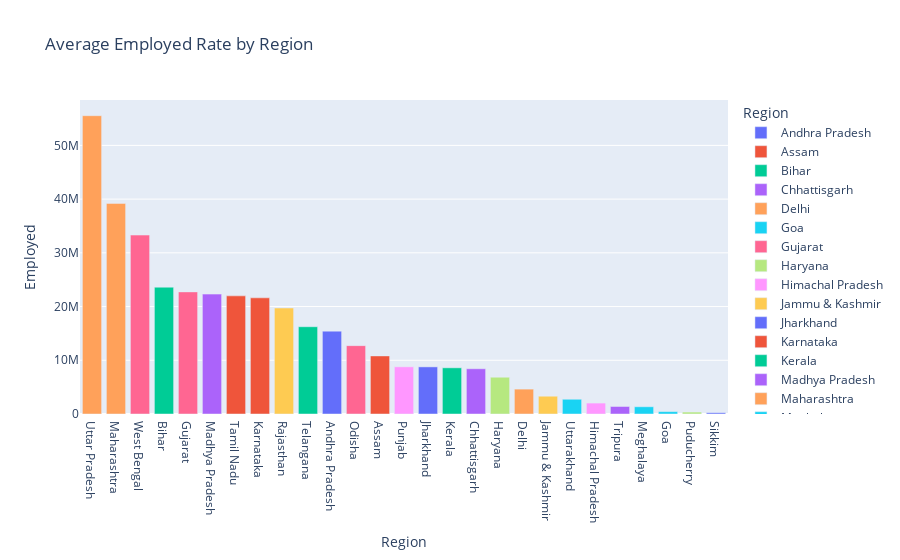

The notebook cell saved with this chart:
### Markdown cell above
###  Employment V/s Region

### Code cell
region = data2.groupby(["Region"])[['Unemployment_rate', "Employed", "labour_participation_rate"]].mean()
region = pd.DataFrame(region).reset_index()

fig = px.bar(region, x="Region", y="Employed", color="Region", title="Average Employed Rate by Region")
fig.update_layout(xaxis={'categoryorder':'total descending'})
fig.show()

### Figure 1 — Plotly figure (JSON) as saved in the notebook; plotly's stock layout.template omitted (floating-point values rounded to 4 significant figures)
{"data": [{"alignmentgroup": "True", "hovertemplate": "Region=%{x}<br>Employed=%{y}<extra></extra>", "legendgroup": "Andhra Pradesh", "marker": {"color": "#636efa", "pattern": {"shape": ""}}, "name": "Andhra Pradesh", "offsetgroup": "Andhra Pradesh", "orientation": "v", "showlegend": true, "textposition": "auto", "type": "bar", "x": ["Andhra Pradesh"], "xaxis": "x", "y": [15425480], "yaxis": "y"}, {"alignmentgroup": "True", "hovertemplate": "Region=%{x}<br>Employed=%{y}<extra></extra>", "legendgroup": "Assam", "marker": {"color": "#EF553B", "pattern": {"shape": ""}}, "name": "Assam", "offsetgroup": "Assam", "orientation": "v", "showlegend": true, "textposition": "auto", "type": "bar", "x": ["Assam"], "xaxis": "x", "y": [10810000.0], "yaxis": "y"}, {"alignmentgroup": "True", "hovertemplate": "Region=%{x}<br>Employed=%{y}<extra></extra>", "legendgroup": "Bihar", "marker": {"color": "#00cc96", "pattern": {"shape": ""}}, "name": "Bihar", "offsetgroup": "Bihar", "orientation": "v", "showlegend": true, "textposition": "auto", "type": "bar", "x": ["Bihar"], "xaxis": "x", "y": [23606828], "yaxis": "y"}, {"alignmentgroup": "True", "hovertemplate": "Region=%{x}<br>Employed=%{y}<extra></extra>", "legendgroup": "Chhattisgarh", "marker": {"color": "#ab63fa", "pattern": {"shape": ""}}, "name": "Chhattisgarh", "offsetgroup": "Chhattisgarh", "orientation": "v", "showlegend": true, "textposition": "auto", "type": "bar", "x": ["Chhattisgarh"], "xaxis": "x", "y": [8421000.0], "yaxis": "y"}, {"alignmentgroup": "True", "hovertemplate": "Region=%{x}<br>Employed=%{y}<extra></extra>", "legendgroup": "Delhi", "marker": {"color": "#FFA15A", "pattern": {"shape": ""}}, "name": "Delhi", "offsetgroup": "Delhi", "orientation": "v", "showlegend": true, "textposition": "auto", "type": "bar", "x": ["Delhi"], "xaxis": "x", "y": [4633000.0], "yaxis": "y"}, {"alignmentgroup": "True", "hovertemplate": "Region=%{x}<br>Employed=%{y}<extra></extra>", "legendgroup": "Goa", "marker": {"color": "#19d3f3", "pattern": {"shape": ""}}, "name": "Goa", "offsetgroup": "Goa", "orientation": "v", "showlegend": true, "textposition": "auto", "type": "bar", "x": ["Goa"], "xaxis": "x", "y": [442400.0], "yaxis": "y"}, {"alignmentgroup": "True", "hovertemplate": "Region=%{x}<br>Employed=%{y}<extra></extra>", "legendgroup": "Gujarat", "marker": {"color": "#FF6692", "pattern": {"shape": ""}}, "name": "Gujarat", "offsetgroup": "Gujarat", "orientation": "v", "showlegend": true, "textposition": "auto", "type": "bar", "x": ["Gujarat"], "xaxis": "x", "y": [22730000.0], "yaxis": "y"}, {"alignmentgroup": "True", "hovertemplate": "Region=%{x}<br>Employed=%{y}<extra></extra>", "legendgroup": "Haryana", "marker": {"color": "#B6E880", "pattern": {"shape": ""}}, "name": "Haryana", "offsetgroup": "Haryana", "orientation": "v", "showlegend": true, "textposition": "auto", "type": "bar", "x": ["Haryana"], "xaxis": "x", "y": [6844059], "yaxis": "y"}, {"alignmentgroup": "True", "hovertemplate": "Region=%{x}<br>Employed=%{y}<extra></extra>", "legendgroup": "Himachal Pradesh", "marker": {"color": "#FF97FF", "pattern": {"shape": ""}}, "name": "Himachal Pradesh", "offsetgroup": "Himachal Pradesh", "orientation": "v", "showlegend": true, "textposition": "auto", "type": "bar", "x": ["Himachal Pradesh"], "xaxis": "x", "y": [2034000.0], "yaxis": "y"}, {"alignmentgroup": "True", "hovertemplate": "Region=%{x}<br>Employed=%{y}<extra></extra>", "legendgroup": "Jammu & Kashmir", "marker": {"color": "#FECB52", "pattern": {"shape": ""}}, "name": "Jammu & Kashmir", "offsetgroup": "Jammu & Kashmir", "orientation": "v", "showlegend": true, "textposition": "auto", "type": "bar", "x": ["Jammu & Kashmir"], "xaxis": "x", "y": [3310000.0], "yaxis": "y"}, {"alignmentgroup": "True", "hovertemplate": "Region=%{x}<br>Employed=%{y}<extra></extra>", "legendgroup": "Jharkhand", "marker": {"color": "#636efa", "pattern": {"shape": ""}}, "name": "Jharkhand", "offsetgroup": "Jharkhand", "orientation": "v", "showlegend": true, "textposition": "auto", "type": "bar", "x": ["Jharkhand"], "xaxis": "x", "y": [8771000.0], "yaxis": "y"}, {"alignmentgroup": "True", "hovertemplate": "Region=%{x}<br>Employed=%{y}<extra></extra>", "legendgroup": "Karnataka", "marker": {"color": "#EF553B", "pattern": {"shape": ""}}, "name": "Karnataka", "offsetgroup": "Karnataka", "orientation": "v", "showlegend": true, "textposition": "auto", "type": "bar", "x": ["Karnataka"], "xaxis": "x", "y": [21620000.0], "yaxis": "y"}, {"alignmentgroup": "True", "hovertemplate": "Region=%{x}<br>Employed=%{y}<extra></extra>", "legendgroup": "Kerala", "marker": {"color": "#00cc96", "pattern": {"shape": ""}}, "name": "Kerala", "offsetgroup": "Kerala", "orientation": "v", "showlegend": true, "textposition": "auto", "type": "bar", "x": ["Kerala"], "xaxis": "x", "y": [8597000.0], "yaxis": "y"}, {"alignmentgroup": "True", "hovertemplate": "Region=%{x}<br>Employed=%{y}<extra></extra>", "legendgroup": "Madhya Pradesh", "marker": {"color": "#ab63fa", "pattern": {"shape": ""}}, "name": "Madhya Pradesh", "offsetgroup": "Madhya Pradesh", "orientation": "v", "showlegend": true, "textposition": "auto", "type": "bar", "x": ["Madhya Pradesh"], "xaxis": "x", "y": [22320000.0], "yaxis": "y"}, {"alignmentgroup": "True", "hovertemplate": "Region=%{x}<br>Employed=%{y}<extra></extra>", "legendgroup": "Maharashtra", "marker": {"color": "#FFA15A", "pattern": {"shape": ""}}, "name": "Maharashtra", "offsetgroup": "Maharashtra", "orientation": "v", "showlegend": true, "textposition": "auto", "type": "bar", "x": ["Maharashtra"], "xaxis": "x", "y": [39200000.0], "yaxis": "y"}, {"alignmentgroup": "True", "hovertemplate": "Region=%{x}<br>Employed=%{y}<extra></extra>", "legendgroup": "Meghalaya", "marker": {"color": "#19d3f3", "pattern": {"shape": ""}}, "name": "Meghalaya", "offsetgroup": "Meghalaya", "orientation": "v", "showlegend": true, "textposition": "auto", "type": "bar", "x": ["Meghalaya"], "xaxis": "x", "y": [1350000.0], "yaxis": "y"}, {"alignmentgroup": "True", "hovertemplate": "Region=%{x}<br>Employed=%{y}<extra></extra>", "legendgroup": "Odisha", "marker": {"color": "#FF6692", "pattern": {"shape": ""}}, "name": "Odisha", "offsetgroup": "Odisha", "orientation": "v", "showlegend": true, "textposition": "auto", "type": "bar", "x": ["Odisha"], "xaxis": "x", "y": [12730000.0], "yaxis": "y"}, {"alignmentgroup": "True", "hovertemplate": "Region=%{x}<br>Employed=%{y}<extra></extra>", "legendgroup": "Puducherry", "marker": {"color": "#B6E880", "pattern": {"shape": ""}}, "name": "Puducherry", "offsetgroup": "Puducherry", "orientation": "v", "showlegend": true, "textposition": "auto", "type": "bar", "x": ["Puducherry"], "xaxis": "x", "y": [365300.0], "yaxis": "y"}, {"alignmentgroup": "True", "hovertemplate": "Region=%{x}<br>Employed=%{y}<extra></extra>", "legendgroup": "Punjab", "marker": {"color": "#FF97FF", "pattern": {"shape": ""}}, "name": "Punjab", "offsetgroup": "Punjab", "orientation": "v", "showlegend": true, "textposition": "auto", "type": "bar", "x": ["Punjab"], "xaxis": "x", "y": [8783000.0], "yaxis": "y"}, {"alignmentgroup": "True", "hovertemplate": "Region=%{x}<br>Employed=%{y}<extra></extra>", "legendgroup": "Rajasthan", "marker": {"color": "#FECB52", "pattern": {"shape": ""}}, "name": "Rajasthan", "offsetgroup": "Rajasthan", "orientation": "v", "showlegend": true, "textposition": "auto", "type": "bar", "x": ["Rajasthan"], "xaxis": "x", "y": [19730000.0], "yaxis": "y"}, {"alignmentgroup": "True", "hovertemplate": "Region=%{x}<br>Employed=%{y}<extra></extra>", "legendgroup": "Sikkim", "marker": {"color": "#636efa", "pattern": {"shape": ""}}, "name": "Sikkim", "offsetgroup": "Sikkim", "orientation": "v", "showlegend": true, "textposition": "auto", "type": "bar", "x": ["Sikkim"], "xaxis": "x", "y": [234500.0], "yaxis": "y"}, {"alignmentgroup": "True", "hovertemplate": "Region=%{x}<br>Employed=%{y}<extra></extra>", "legendgroup": "Tamil Nadu", "marker": {"color": "#EF553B", "pattern": {"shape": ""}}, "name": "Tamil Nadu", "offsetgroup": "Tamil Nadu", "orientation": "v", "showlegend": true, "textposition": "auto", "type": "bar", "x": ["Tamil Nadu"], "xaxis": "x", "y": [21990000.0], "yaxis": "y"}, {"alignmentgroup": "True", "hovertemplate": "Region=%{x}<br>Employed=%{y}<extra></extra>", "legendgroup": "Telangana", "marker": {"color": "#00cc96", "pattern": {"shape": ""}}, "name": "Telangana", "offsetgroup": "Telangana", "orientation": "v", "showlegend": true, "textposition": "auto", "type": "bar", "x": ["Telangana"], "xaxis": "x", "y": [16240000.0], "yaxis": "y"}, {"alignmentgroup": "True", "hovertemplate": "Region=%{x}<br>Employed=%{y}<extra></extra>", "legendgroup": "Tripura", "marker": {"color": "#ab63fa", "pattern": {"shape": ""}}, "name": "Tripura", "offsetgroup": "Tripura", "orientation": "v", "showlegend": true, "textposition": "auto", "type": "bar", "x": ["Tripura"], "xaxis": "x", "y": [1397000.0], "yaxis": "y"}, {"alignmentgroup": "True", "hovertemplate": "Region=%{x}<br>Employed=%{y}<extra></extra>", "legendgroup": "Uttar Pradesh", "marker": {"color": "#FFA15A", "pattern": {"shape": ""}}, "name": "Uttar Pradesh", "offsetgroup": "Uttar Pradesh", "orientation": "v", "showlegend": true, "textposition": "auto", "type": "bar", "x": ["Uttar Pradesh"], "xaxis": "x", "y": [55524799], "yaxis": "y"}, {"alignmentgroup": "True", "hovertemplate": "Region=%{x}<br>Employed=%{y}<extra></extra>", "legendgroup": "Uttarakhand", "marker": {"color": "#19d3f3", "pattern": {"shape": ""}}, "name": "Uttarakhand", "offsetgroup": "Uttarakhand", "orientation": "v", "showlegend": true, "textposition": "auto", "type": "bar", "x": ["Uttarakhand"], "xaxis": "x", "y": [2743000.0], "yaxis": "y"}, {"alignmentgroup": "True", "hovertemplate": "Region=%{x}<br>Employed=%{y}<extra></extra>", "legendgroup": "West Bengal", "marker": {"color": "#FF6692", "pattern": {"shape": ""}}, "name": "West Bengal", "offsetgroup": "West Bengal", "orientation": "v", "showlegend": true, "textposition": "auto", "type": "bar", "x": ["West Bengal"], "xaxis": "x", "y": [33310000.0], "yaxis": "y"}], "layout": {"barmode": "relative", "legend": {"title": {"text": "Region"}, "tracegroupgap": 0}, "title": {"text": "Average Employed Rate by Region"}, "xaxis": {"anchor": "y", "categoryarray": ["Andhra Pradesh", "Assam", "Bihar", "Chhattisgarh", "Delhi", "Goa", "Gujarat", "Haryana", "Himachal Pradesh", "Jammu & Kashmir", "Jharkhand", "Karnataka", "Kerala", "Madhya Pradesh", "Maharashtra", "Meghalaya", "Odisha", "Puducherry", "Punjab", "Rajasthan", "Sikkim", "Tamil Nadu", "Telangana", "Tripura", "Uttar Pradesh", "Uttarakhand", "West Bengal"], "categoryorder": "total descending", "domain": [0, 1], "title": {"text": "Region"}}, "yaxis": {"anchor": "x", "domain": [0, 1], "title": {"text": "Employed"}}}}
